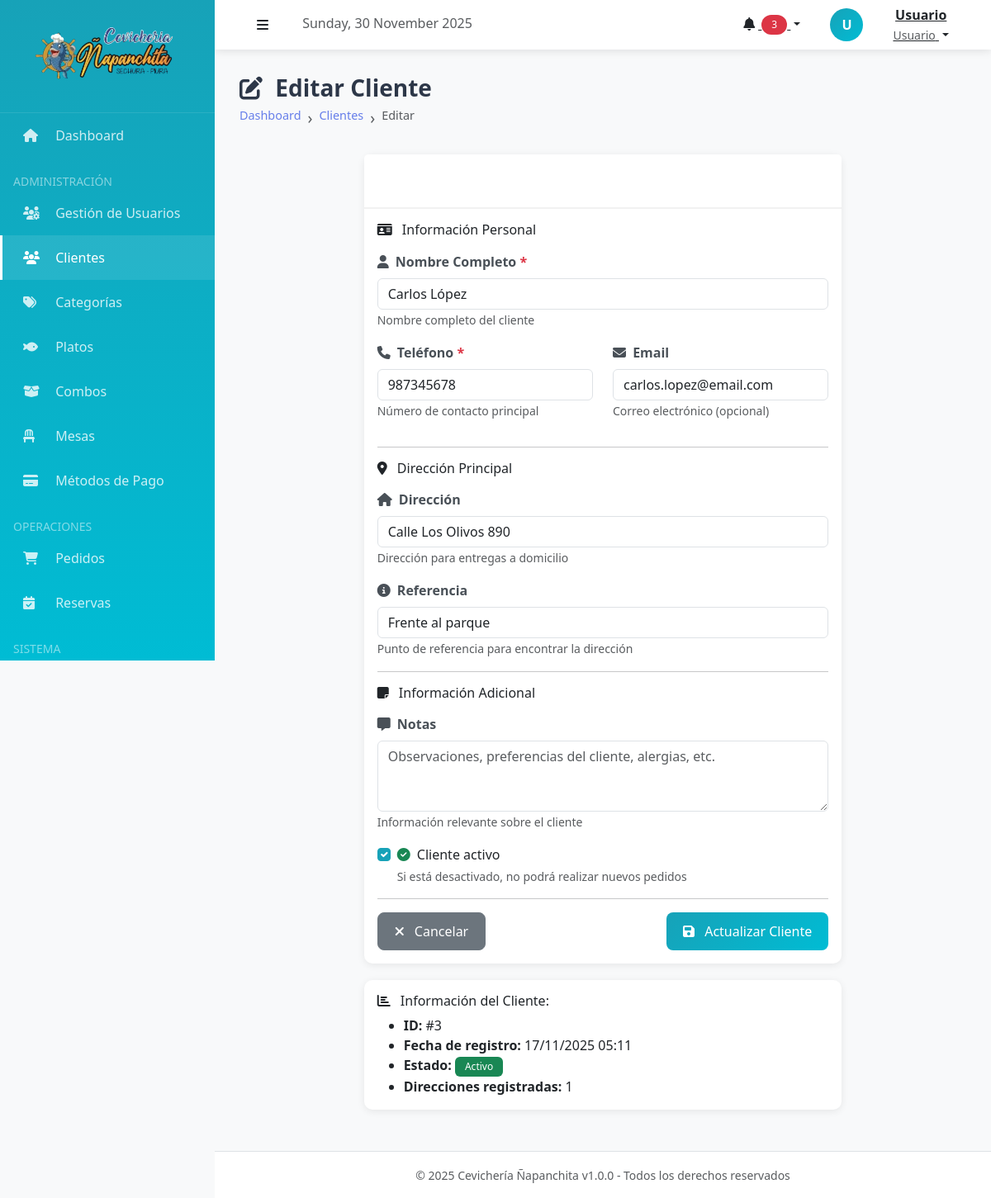
The page /index.php?action=clientes_editar&id=3 (signed in) on the database its author committed.
### tables this page shows
CREATE TABLE clientes (
    id INT AUTO_INCREMENT PRIMARY KEY,
    nombre VARCHAR(100) NOT NULL,
    telefono VARCHAR(20) NOT NULL,
    email VARCHAR(100),
    direcciones JSON COMMENT 'Array de direcciones del cliente',
    notas TEXT,
    fecha_registro TIMESTAMP DEFAULT CURRENT_TIMESTAMP,
    activo BOOLEAN DEFAULT TRUE,
    
    INDEX idx_clientes_telefono (telefono),
    INDEX idx_clientes_email (email),
    INDEX idx_clientes_activo (activo)
);

### controllers/ClienteController.php (called while the page is built, shortened)
<?php
require_once __DIR__ . '/../models/Cliente.php';
class ClienteController
{
    private $cliente;
    public function __construct()
    {
        $this->cliente = new Cliente();
    }
    public function editar()
    {
        $id = $_GET['id'] ?? 0;
        $this->cliente->id = $id;
        $cliente = $this->cliente->obtenerPorId();
        require_once __DIR__ . '/../views/clientes/editar.php';
    }
}

### models/Cliente.php (called while the page is built, shortened)
<?php
class Cliente
{
    private $conn;
    private $table = "clientes";
    public $id;
    public function __construct()
    {
        $database = new Database();
        $this->conn = $database->getConnection();
    }
    public function obtenerPorId()
    {
        $query = "SELECT * FROM " . $this->table . " WHERE id = :id LIMIT 1";
        $stmt = $this->conn->prepare($query);
        $stmt->bindParam(":id", $this->id);
        $stmt->execute();
        $row = $stmt->fetch(PDO::FETCH_ASSOC);
        if ($row && $row['direcciones']) {
            $row['direcciones'] = json_decode($row['direcciones'], true);
        }
        return $row;
    }
}

### config/database.php (called while the page is built, shortened)
<?php
class Database
{
    private $host = "localhost";
    private $db_name = "napanchita_db";
    private $username = "root";
    private $password = "";
    public function getConnection()
    {
        try {
            $this->conn = new PDO(
                "mysql:host=" . $this->host . ";dbname=" . $this->db_name . ";charset=utf8mb4",
                $this->username,
                $this->password
            );
            $this->conn->setAttribute(PDO::ATTR_ERRMODE, PDO::ERRMODE_EXCEPTION);
            $this->conn->setAttribute(PDO::ATTR_EMULATE_PREPARES, false);
            return $this->conn;
        } catch (PDOException $e) {
            echo "Error de conexión: " . $e->getMessage();
            return null;
        }
    }
}

### views/clientes/editar.php (the view, shortened to what this page needs)
<?php
include __DIR__ . '/../layouts/header.php';
$direccion_principal = null;
$referencia_principal = '';
if (!empty($cliente['direcciones'])) {
    foreach ($cliente['direcciones'] as $dir) {
        if (isset($dir['principal']) && $dir['principal']) {
            $direccion_principal = $dir['direccion'] ?? '';
            $referencia_principal = $dir['referencia'] ?? '';
            break;
        }
    }
}
?>
<div class="page-header">
    <h1><i class="fas fa-edit me-2"></i> Editar Cliente</h1>
    <nav aria-label="breadcrumb">
        <ol class="breadcrumb">
            <li class="breadcrumb-item"><a href="<?php echo BASE_URL; ?>index.php?action=dashboard">Dashboard</a></li>
            <li class="breadcrumb-item"><a href="<?php echo BASE_URL; ?>index.php?action=clientes">Clientes</a></li>
            <li class="breadcrumb-item active">Editar</li>
        </ol>
    </nav>
</div>
<div class="row">
    <div class="col-md-8 offset-md-2">
        <div class="card">
            <div class="card-header">
                <i class="fas fa-user me-2"></i> Modificar Datos del Cliente
            </div>
            <div class="card-body">
                <form action="<?php echo BASE_URL; ?>index.php?action=clientes_actualizar" method="POST" id="formEditarCliente">
                    <h6 class="mb-3"><i class="fas fa-id-card me-2"></i> Información Personal</h6>
                    <div class="mb-3">
                        <label for="nombre" class="form-label">
                            <i class="fas fa-user me-1"></i> Nombre Completo <span class="text-danger">*</span>
                        </label>
                        <input type="text" class="form-control" id="nombre" name="nombre"
                            value="<?php echo htmlspecialchars($cliente['nombre']); ?>"
                            placeholder="Ej: Juan Pérez García" required maxlength="100">
                        <small class="form-text text-muted">Nombre completo del cliente</small>
                    </div>
                    <div class="row">
                        <div class="col-md-6">
                            <div class="mb-3">
                                <label for="telefono" class="form-label">
                                    <i class="fas fa-phone me-1"></i> Teléfono <span class="text-danger">*</span>
                                </label>
                                <input type="tel" class="form-control" id="telefono" name="telefono"
                                    value="<?php echo htmlspecialchars($cliente['telefono']); ?>"
                                    placeholder="Ej: 987654321" required maxlength="20">
                                <small class="form-text text-muted">Número de contacto principal</small>
                            </div>
                        </div>
                        <div class="col-md-6">
                            <div class="mb-3">
                                <label for="email" class="form-label">
                                    <i class="fas fa-envelope me-1"></i> Email
                                </label>
                                <input type="email" class="form-control" id="email" name="email"
                                    value="<?php echo htmlspecialchars($cliente['email'] ?? ''); ?>"
                                    placeholder="ejemplo@correo.com" maxlength="100">
                                <small class="form-text text-muted">Correo electrónico (opcional)</small>
                            </div>
                        </div>
                    </div>
                    <hr>
                    <h6 class="mb-3"><i class="fas fa-map-marker-alt me-2"></i> Dirección Principal</h6>
                    <div class="mb-3">
                        <label for="direccion" class="form-label">
                            <i class="fas fa-home me-1"></i> Dirección
                        </label>
                        <input type="text" class="form-control" id="direccion" name="direccion"
                            value="<?php echo htmlspecialchars($direccion_principal ?? ''); ?>"
                            placeholder="Ej: Av. Principal 123, San Isidro">
                        <small class="form-text text-muted">Dirección para entregas a domicilio</small>
                    </div>
                    <div class="mb-3">
                        <label for="referencia" class="form-label">
                            <i class="fas fa-info-circle me-1"></i> Referencia
                        </label>
                        <input type="text" class="form-control" id="referencia" name="referencia"
                            value="<?php echo htmlspecialchars($referencia_principal); ?>"
                            placeholder="Ej: Casa blanca con portón verde, frente al parque">
                        <small class="form-text text-muted">Punto de referencia para encontrar la dirección</small>
                    </div>
                    <hr>
                    <h6 class="mb-3"><i class="fas fa-sticky-note me-2"></i> Información Adicional</h6>
                    <div class="mb-3">
                        <label for="notas" class="form-label">
                            <i class="fas fa-comment-alt me-1"></i> Notas
                        </label>
                        <textarea class="form-control" id="notas" name="notas" rows="3"
                            placeholder="Observaciones, preferencias del cliente, alergias, etc."><?php echo htmlspecialchars($cliente['notas'] ?? ''); ?></textarea>
                        <small class="form-text text-muted">Información relevante sobre el cliente</small>
                    </div>
                    <div class="mb-3">
                        <div class="form-check">
                            <input class="form-check-input" type="checkbox" id="activo" name="activo" value="1"
                                <?php
                                $activo = isset($cliente['activo']) ? (int)$cliente['activo'] : 0;
                                echo ($activo === 1) ? 'checked' : '';
                                ?>>
                            <label class="form-check-label" for="activo">
                                <i class="fas fa-check-circle text-success me-1"></i> Cliente activo
                            </label>
                            <small class="form-text text-muted d-block">
                                Si está desactivado, no podrá realizar nuevos pedidos
                            </small>
                        </div>
                    </div>
                    <hr>
                    <div class="d-flex justify-content-between">
                        <a href="<?php echo BASE_URL; ?>index.php?action=clientes" class="btn btn-secondary">
                            <i class="fas fa-times me-2"></i> Cancelar
                        </a>
                        <button type="submit" class="btn btn-primary">
                            <i class="fas fa-save me-2"></i> Actualizar Cliente
                        </button>
                    </div>
                </form>
            </div>
        </div>
        <div class="card mt-3">
            <div class="card-body">
                <h6><i class="fas fa-chart-bar me-2"></i> Información del Cliente:</h6>
                <ul class="mb-0">
                    <li><strong>ID:</strong> #<?php echo $cliente['id']; ?></li>
                    <li><strong>Fecha de registro:</strong> <?php echo date('d/m/Y H:i', strtotime($cliente['fecha_registro'])); ?></li>
                    <li><strong>Estado:</strong>
                        <?php if ($cliente['activo']): ?>
                            <span class="badge bg-success">Activo</span>
                        <?php else: ?>
                            <span class="badge bg-secondary">Inactivo</span>
                        <?php endif; ?>
                    </li>
                    <li><strong>Direcciones registradas:</strong> <?php echo count($cliente['direcciones'] ?? []); ?></li>
                </ul>
            </div>
        </div>
    </div>
</div>
<?php
include __DIR__ . '/../layouts/footer.php';
?>

### public/css/style.css (style rules this page uses)
:root { --color-primary: #667eea; --color-secondary: #764ba2; --color-success: #28a745; --color-danger: #dc3545; --color-warning: #ffc107; --color-info: #17a2b8; --color-light: #f8f9fa; --color-dark: #343a40; --transition: all 0.3s ease; }
body { font-family: 'Segoe UI', Tahoma, Geneva, Verdana, sans-serif; background-color: #f4f6f9; }
.card { transition: var(--transition); margin-bottom: 20px; }
.card-header { font-weight: 600; background: linear-gradient(135deg, var(--color-primary) 0%, var(--color-secondary) 100%); color: white; border-bottom: none; }
.btn { transition: var(--transition); font-weight: 500; border-radius: 8px; padding: 10px 20px; }
.btn-primary { background: linear-gradient(135deg, var(--color-primary) 0%, var(--color-secondary) 100%); border: none; }
.badge { padding: 6px 12px; font-weight: 500; border-radius: 6px; }
.form-label { font-weight: 600; color: #495057; margin-bottom: 8px; }
.breadcrumb { background: transparent; font-size: 0.9rem; }
.breadcrumb-item + .breadcrumb-item::before { content: "›"; font-size: 1.2rem; }
.breadcrumb-item a { color: var(--color-primary); text-decoration: none; }

### public/css/tema-celeste.css (style rules this page uses)
:root { --primary-color: #17a2b8; --primary-dark: #138496; --primary-light: #00bcd4; --primary-gradient: linear-gradient(135deg, #17a2b8 0%, #00bcd4 100%); }
.btn-primary { background: linear-gradient(135deg, #17a2b8 0%, #00bcd4 100%); border-color: #17a2b8; }
a { color: #17a2b8; }
.form-check-input:checked { background-color: #17a2b8; border-color: #17a2b8; }

### views/layouts/header.php (style rules this page uses)
:root { --sidebar-width: 260px; --header-height: 60px; --primary-color: #17a2b8; --secondary-color: #00bcd4; }
body { font-family: 'Segoe UI', Tahoma, Geneva, Verdana, sans-serif; background-color: #f8f9fa; }
.page-header { margin-bottom: 30px; }
.page-header h1 { font-size: 28px; font-weight: 700; color: #2d3748; margin: 0; }
.breadcrumb { background: transparent; padding: 0; margin: 5px 0 0 0; }
.card { border: none; box-shadow: 0 2px 10px rgba(0, 0, 0, 0.08); border-radius: 10px; }
.card-header { background: white; border-bottom: 2px solid #f1f1f1; font-weight: 600; padding: 20px; }

### rows shown on the page
clientes: nombre "Carlos López", telefono "987345678", email "carlos.lopez@email.com", activo "☑", id "3", fecha_registro "17/11/2025 05:11"

### other values the page prints
substr($_SESSION['nombre'] ?? 'U', 0, 1) "U"
$_SESSION['nombre'] "Usuario"
$_SESSION['rol'] "Usuario"
count($cliente['direcciones'] ?? []) "1"
APP_NAME "Cevichería Ñapanchita"
APP_VERSION "1.0.0"
